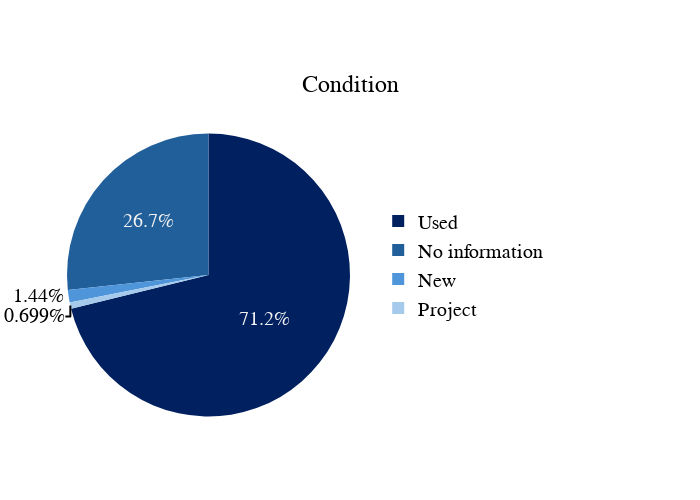

This figure's notebook cell:
### Code cell
# PIE CHAR FOR CONDITION

import plotly.express as px
import pandas as pd

# Count categories in 'Condition'
value_counts = df['Condition'].value_counts()

# Select 6 most frequent categories
top_values = value_counts.nlargest(6)

# Group the rest in "Others"
others_count = value_counts.iloc[6:].sum()
if others_count > 0:
    top_values['Others'] = others_count

# Order them from most frequent to least frequent (except Others)
value_counts_df = top_values.reset_index()
value_counts_df.columns = ['Condition', 'Count']

df_main = value_counts_df[value_counts_df['Condition'] != 'Others'].sort_values(by='Count', ascending=False)
df_others = value_counts_df[value_counts_df['Condition'] == 'Others']

final_df = pd.concat([df_main, df_others])

# Define the colors for the pie chart
piece_colors = ['#002060', '#215F9A', '#4E95D9', '#A6CAEC', '#DCEAF7', '#D9D9D9', '#7F7F7F']  # Piece colors
percentage_colors = ['#F2F2F2', '#F2F2F2', '#F2F2F2', '#002060', '#002060', '#002060', '#F2F2F2']  # Percentage colors

# Create chart
fig = px.pie(
    final_df, 
    names='Condition', 
    values='Count', 
    title='Condition',
    color_discrete_sequence=piece_colors[:len(final_df)]
)


# Rotate the graphic
fig.update_traces(
    rotation=0,  
    sort=False, 
    textinfo='percent',  # Show percentages inside pieces
    textfont=dict(family = 'Segoe UI', size=20, color=percentage_colors[:len(final_df)]),  # Adjust percentages' size and colors
    insidetextorientation='horizontal'  # Ensure percentages are shown horixontally
)

# Configure legend
fig.update_layout(
    title=dict(
        text='Condition',
        font=dict(family = 'Segoe UI', size=24, color="#000000") 
    ),
    legend=dict(
        font=dict(family = 'Segoe UI', size=20, color="#000000"),
        orientation="v",  # Show legend vertically
        yanchor="bottom", y=0.35,  # Select the y position
        xanchor="center", x=1.4,  # Select the x position
        traceorder='normal'  # Ensure the order of the leyend
    ),
    width=700,  # Adjust the width of the chart
    height=500,  # Adjust the height of the chart
    title_x=0.5,  # Center the title horizontally
    title_y=0.85,  # Adjust the vertical position of the title

    margin={"l": 50, "r": 350, "t": 100, "b": 50}
)

fig.show()

### Figure 1 — Plotly figure (JSON) as saved in the notebook; plotly's stock layout.template omitted (floating-point values rounded to 4 significant figures)
{"data": [{"domain": {"x": [0, 1], "y": [0, 1]}, "hovertemplate": "Condition=%{label}<br>Count=%{value}<extra></extra>", "insidetextorientation": "horizontal", "labels": ["Used", "No information", "New", "Project"], "legendgroup": "", "name": "", "rotation": 0, "showlegend": true, "sort": false, "textfont": {"color": ["#F2F2F2", "#F2F2F2", "#F2F2F2", "#002060"], "family": "Segoe UI", "size": 20}, "textinfo": "percent", "type": "pie", "values": [1630, 611, 33, 16]}], "layout": {"height": 500, "legend": {"font": {"color": "#000000", "family": "Segoe UI", "size": 20}, "orientation": "v", "tracegroupgap": 0, "traceorder": "normal", "x": 1.4, "xanchor": "center", "y": 0.35, "yanchor": "bottom"}, "margin": {"b": 50, "l": 50, "r": 350, "t": 100}, "piecolorway": ["#002060", "#215F9A", "#4E95D9", "#A6CAEC"], "title": {"font": {"color": "#000000", "family": "Segoe UI", "size": 24}, "text": "Condition", "x": 0.5, "y": 0.85}, "width": 700}}
